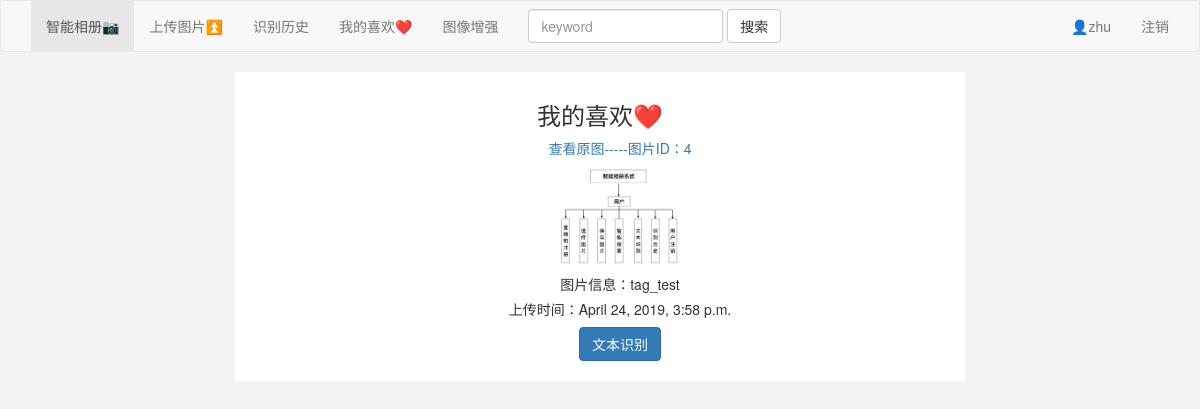
Page /ocr/favorite/ (signed in) on the earlier database version.
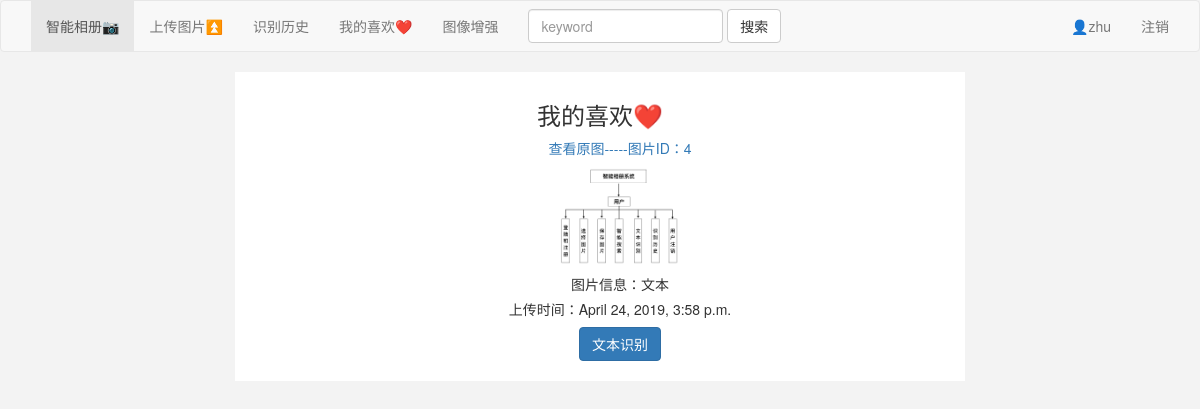
Same page on the later database version.
### ocr/models.py (models this page shows)
class Favorite(models.Model):
    user = models.ForeignKey(User, on_delete=models.CASCADE)
    image = models.ForeignKey(Image, on_delete=models.CASCADE)
    add_date = models.DateTimeField(auto_now=True)

class Image(models.Model):
    user = models.ForeignKey(User, on_delete=models.CASCADE)
    img_path = models.ImageField(upload_to='ocr/image/', blank=True, null=True, max_length=500)
    upload_date = models.DateTimeField(auto_now=True)
    tag = models.TextField()

### ocr/views.py (the view)
# urls.py: path('favorite/', views.favorite, name="favorite"),
@login_required(login_url='login')
def favorite(request):
    message = {}
    favorites = Favorite.objects.filter(user=request.user).order_by('-add_date')[:15]
    message['favorites'] = favorites
    return render(request, 'ocr/favorite.html', message)

### ocr/templates/ocr/favorite.html (shortened to what this page needs)
{% extends 'ocr/base.html' %}
{% block main %}
<div class="page-title">
{% load static %}
<h3 class="page-title"> 我的喜欢❤️ </h3>
{% if favorites %}
    <ul>
    {% for favorite in favorites %}
            <a href="/ocr/image/{{ favorite.image.id }}/">
            <p> 查看原图-----图片ID：{{favorite.image.id }} </p>
        </a>
                <img src="/static/media/{{ favorite.image.img_path }}" width="120" />
            <h5>
                图片信息：{{ favorite.image.tag }}
            </h5>
            <h5> 上传时间：{{ favorite.add_date }} </h5>
            <a href="{% url 'image' id=favorite.image.id %}">
                <button class="btn btn-primary">文本识别</button>
            </a>
    {% endfor %}
    </ul>
{% else %}
    <p> No result are available. </p>
{% endif %}
</div>
{% endblock %}

Differences in the rows shown:
changed through a linked row, Favorite: image.tag "tag_test" → "文本"
